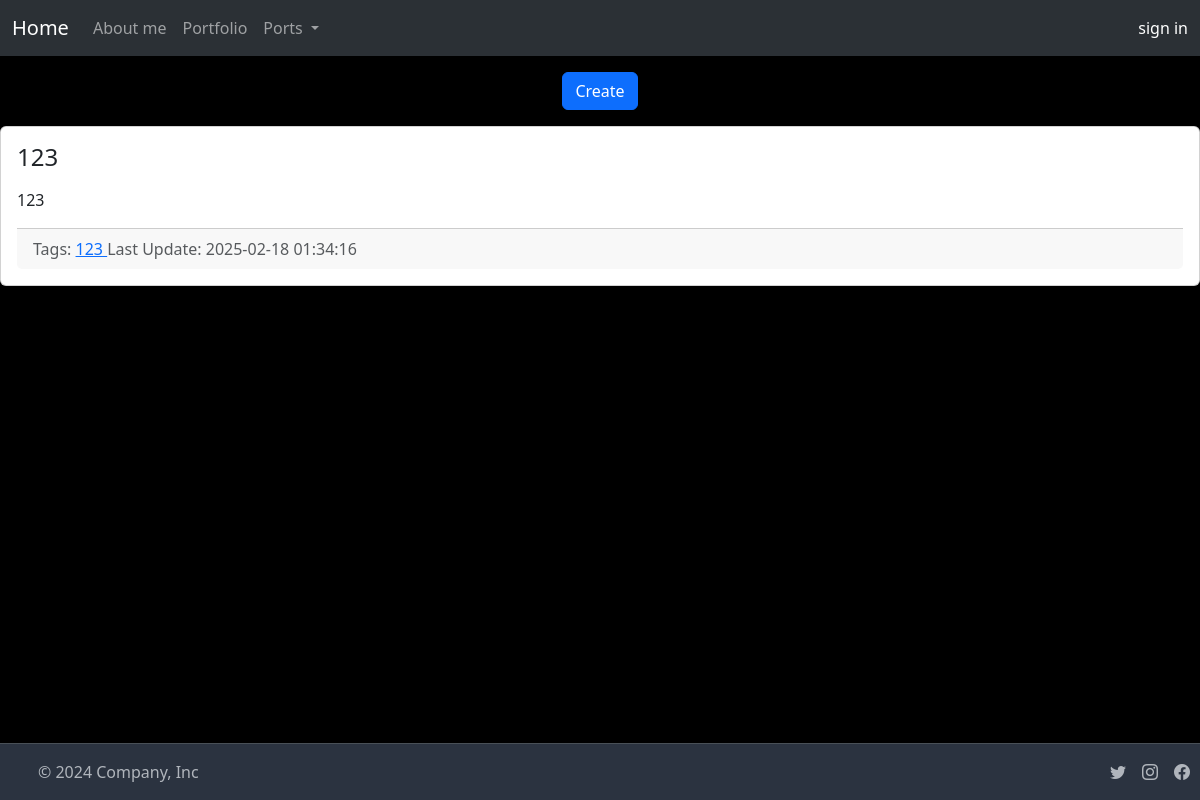
The page /index on the database as committed earlier.
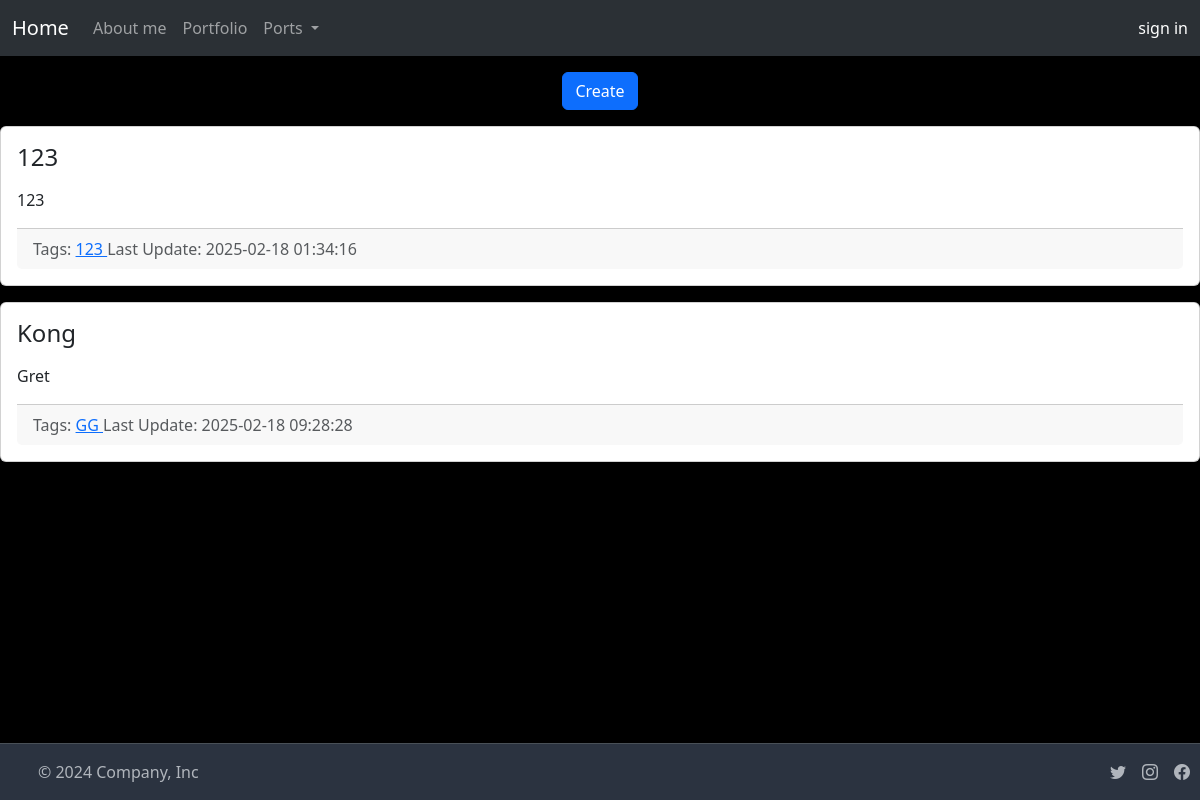
The same page on the database as committed later.
### port_web/models/models.py (models this page shows)
class Note(db.Model):
    __tablename__ = "notes"
    id: Mapped[int] = mapped_column(sa.Integer, primary_key=True)
    title: Mapped[str] = mapped_column(sa.String, nullable=False)
    description: Mapped[str] = mapped_column(sa.Text)
    tags: Mapped[list[Tag]] = relationship(secondary=note_tag_m2m)
    create_date = mapped_column(sa.DateTime(timezone=True), server_default=func.now())
    update_date = mapped_column(sa.DateTime(timezone=True), server_default=func.now())
    portfolio_id: Mapped[int] = mapped_column(sa.Integer, nullable=True)

class Tag(db.Model):
    __tablename__ = "tags"
    id: Mapped[int] = mapped_column(sa.Integer, primary_key=True)
    name: Mapped[str] = mapped_column(sa.String, nullable=False)
    created_date = mapped_column(sa.DateTime(timezone=True), server_default=func.now())

### port_web/portapp.py (the view)
@app.route("/index")
def index():
    db = models.db
    notes = db.session.execute(db.select(models.Note).order_by(models.Note.title)).scalars()
    return flask.render_template("index.html", notes=notes,)

### port_web/templates/index.html (shortened to what this page needs)
{% extends 'base.html'%}
{% block body %}
<ul class="nav justify-content-center" style="padding-top: 1em;">
    <li class="nav-item">
        <a class="btn btn-primary" href="{{ url_for('create_note') }}">
            Create
        </a>
    </li>
</ul>
{% for note in notes %}
<div class="card my-3">
    <div class="card-body">
        <h4 class="card-title">{{ note.title }}</h4>
        <div class="card-text my-3">
            {{ note.description }}
        </div>
        <div class="card-footer text-muted">
            Tags:
            {% for t in note.tags %}
                <a href="{{ url_for('tags_view', tag_name=t.name) }}">
                    {{t.name}}
                </a>
            {% endfor %}
            Last Update: {{ note.update_date }}
        </div>
    </div>
</div>
{% endfor %}
{% endblock %}

### port_web/templates/base.html (shortened to what this page needs)
<!DOCTYPE html>
<html>
<head>
    <link href="https://cdn.jsdelivr.net/npm/bootstrap@5.3.3/dist/css/bootstrap.min.css" rel="stylesheet"
>
    <link href="https://cdn.jsdelivr.net/npm/bootstrap-icons/font/bootstrap-icons.css" rel="stylesheet">
</head>
<body class="d-flex flex-column" style="min-height: 100vh;
                                background-color: black;">
    <nav class="navbar navbar-expand-lg bg-body-tertiary sticky-top" data-bs-theme="dark">
        <div class="container-fluid">
            <a class="navbar-brand" href="{{ url_for('main')}}">Home</a>
            <div class="collapse navbar-collapse" id="navbarNavDropdown">
                <ul class="navbar-nav">
                    <li class="nav-item">
                        <a class="nav-link" href="{{ url_for('about_me') }}">About me</a>
                    </li>
                    <li class="nav-item">
                        <a class="nav-link" href="{{ url_for('ports') }}">Portfolio</a>
                    </li>
                    <li class="nav-item dropdown">
                        <a class="nav-link dropdown-toggle" href="#" role="button" data-bs-toggle="dropdown"
                            aria-expanded="false">
                            Ports
                        </a>
                    </li>
                </ul>
                <div class="d-flex ms-auto">
                    <span class="navbar-text">
                        {% if current_user.is_authenticated %}
                        <div class="d-flex flex-column align-items-start w-100" ">
                            <span>{{ current_user.username }}</span>
                            <a class=" nav-link mt-auto align-self-center" href="{{ url_for('logout') }}">logout</a>
                        </div>
                </div>
                {% else %}
                <a class="nav-link" href="{{ url_for('register') }}">sign in</a>
                {% endif %}
                </span>
            </div>
        </div>
        </div>
    </nav>
    <div class="flex-grow-1">
        {% block body %}{% endblock %}
    </div>
    <div data-bs-theme="dark">
        <footer class="d-flex flex-wrap justify-content-between align-items-center py-3 border-top mt-auto" style="background-color: #2b3340" >
            <div class="col-md-4 d-flex align-items-center">
                <a href="/" class="mb-3 me-2 mb-md-0 text-body-secondary text-decoration-none lh-1">
                    <svg class="bi" width="30" height="24">
                        <use xlink:href="#bootstrap"></use>
                    </svg>
                </a>
                <span class="mb-3 mb-md-0 text-body-secondary">© 2024 Company, Inc</span>
            </div>
            <ul class="nav col-md-4 justify-content-end list-unstyled d-flex " style="padding-right: 10px;">
                <li class="ms-3"><a class="text-body-secondary" href="#"><i class="bi bi-twitter" width="24"
                            height="24"></i></a></li>
                <li class="ms-3"><a class="text-body-secondary" href="#"><i class="bi bi-instagram" width="24"
                            height="24"></i></a></li>
                <li class="ms-3"><a class="text-body-secondary" href="#"><i class="bi bi-facebook" width="24"
                            height="24"></i></a></li>
            </ul>
        </footer>
    </div>
</body>
</html>

Rows that differ between the two databases and show on the page:
added Note: title "Kong", description "Gret", update_date "2025-02-18 09:28:28"
added Tag: name "GG", shown under "Kong"
